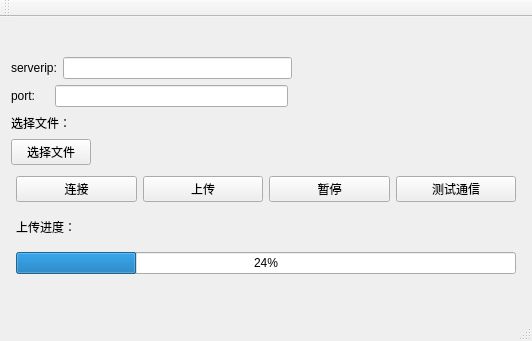
<?xml version="1.0" encoding="UTF-8"?>
<ui version="4.0">
 <class>MainWindow</class>
 <widget class="QMainWindow" name="MainWindow">
  <property name="geometry">
   <rect>
    <x>0</x>
    <y>0</y>
    <width>532</width>
    <height>341</height>
   </rect>
  </property>
  <property name="windowTitle">
   <string>MainWindow</string>
  </property>
  <widget class="QWidget" name="centralWidget">
   <layout class="QVBoxLayout" name="verticalLayout">
    <item>
     <spacer name="verticalSpacer_2">
      <property name="orientation">
       <enum>Qt::Vertical</enum>
      </property>
      <property name="sizeHint" stdset="0">
       <size>
        <width>20</width>
        <height>40</height>
       </size>
      </property>
     </spacer>
    </item>
    <item>
     <layout class="QHBoxLayout" name="horizontalLayout">
      <item>
       <widget class="QLabel" name="ipLb">
        <property name="text">
         <string>serverip:</string>
        </property>
       </widget>
      </item>
      <item>
       <widget class="QLineEdit" name="ipEd"/>
      </item>
      <item>
       <spacer name="horizontalSpacer">
        <property name="orientation">
         <enum>Qt::Horizontal</enum>
        </property>
        <property name="sizeHint" stdset="0">
         <size>
          <width>40</width>
          <height>20</height>
         </size>
        </property>
       </spacer>
      </item>
     </layout>
    </item>
    <item>
     <layout class="QHBoxLayout" name="horizontalLayout_2">
      <item>
       <widget class="QLabel" name="portLb">
        <property name="text">
         <string>port:    </string>
        </property>
       </widget>
      </item>
      <item>
       <widget class="QLineEdit" name="portEd"/>
      </item>
      <item>
       <spacer name="horizontalSpacer_2">
        <property name="orientation">
         <enum>Qt::Horizontal</enum>
        </property>
        <property name="sizeHint" stdset="0">
         <size>
          <width>40</width>
          <height>20</height>
         </size>
        </property>
       </spacer>
      </item>
     </layout>
    </item>
    <item>
     <layout class="QHBoxLayout" name="horizontalLayout_3">
      <item>
       <widget class="QLabel" name="label_2">
        <property name="text">
         <string>选择文件：</string>
        </property>
       </widget>
      </item>
      <item>
       <widget class="QLabel" name="fileLb">
        <property name="text">
         <string/>
        </property>
       </widget>
      </item>
      <item>
       <spacer name="horizontalSpacer_3">
        <property name="orientation">
         <enum>Qt::Horizontal</enum>
        </property>
        <property name="sizeHint" stdset="0">
         <size>
          <width>40</width>
          <height>20</height>
         </size>
        </property>
       </spacer>
      </item>
     </layout>
    </item>
    <item>
     <layout class="QHBoxLayout" name="horizontalLayout_4">
      <item>
       <widget class="QPushButton" name="fileBtn">
        <property name="text">
         <string>选择文件</string>
        </property>
       </widget>
      </item>
      <item>
       <spacer name="horizontalSpacer_4">
        <property name="orientation">
         <enum>Qt::Horizontal</enum>
        </property>
        <property name="sizeHint" stdset="0">
         <size>
          <width>40</width>
          <height>20</height>
         </size>
        </property>
       </spacer>
      </item>
     </layout>
    </item>
    <item>
     <layout class="QHBoxLayout" name="horizontalLayout_5">
      <property name="leftMargin">
       <number>5</number>
      </property>
      <property name="topMargin">
       <number>5</number>
      </property>
      <property name="rightMargin">
       <number>5</number>
      </property>
      <property name="bottomMargin">
       <number>5</number>
      </property>
      <item>
       <widget class="QPushButton" name="conBtn">
        <property name="text">
         <string>连接</string>
        </property>
       </widget>
      </item>
      <item>
       <widget class="QPushButton" name="uploadBtn">
        <property name="text">
         <string>上传</string>
        </property>
       </widget>
      </item>
      <item>
       <widget class="QPushButton" name="pauseBtn">
        <property name="text">
         <string>暂停</string>
        </property>
       </widget>
      </item>
      <item>
       <widget class="QPushButton" name="testBtn">
        <property name="text">
         <string>测试通信</string>
        </property>
       </widget>
      </item>
     </layout>
    </item>
    <item>
     <layout class="QHBoxLayout" name="horizontalLayout_6">
      <property name="leftMargin">
       <number>5</number>
      </property>
      <property name="topMargin">
       <number>5</number>
      </property>
      <property name="rightMargin">
       <number>5</number>
      </property>
      <property name="bottomMargin">
       <number>5</number>
      </property>
      <item>
       <widget class="QLabel" name="label">
        <property name="text">
         <string>上传进度：</string>
        </property>
       </widget>
      </item>
     </layout>
    </item>
    <item>
     <layout class="QHBoxLayout" name="horizontalLayout_7">
      <property name="leftMargin">
       <number>5</number>
      </property>
      <property name="topMargin">
       <number>5</number>
      </property>
      <property name="rightMargin">
       <number>5</number>
      </property>
      <property name="bottomMargin">
       <number>5</number>
      </property>
      <item>
       <widget class="QProgressBar" name="progressBar">
        <property name="value">
         <number>24</number>
        </property>
       </widget>
      </item>
     </layout>
    </item>
    <item>
     <spacer name="verticalSpacer">
      <property name="orientation">
       <enum>Qt::Vertical</enum>
      </property>
      <property name="sizeHint" stdset="0">
       <size>
        <width>20</width>
        <height>40</height>
       </size>
      </property>
     </spacer>
    </item>
   </layout>
  </widget>
  <widget class="QMenuBar" name="menuBar">
   <property name="geometry">
    <rect>
     <x>0</x>
     <y>0</y>
     <width>532</width>
     <height>23</height>
    </rect>
   </property>
  </widget>
  <widget class="QToolBar" name="mainToolBar">
   <attribute name="toolBarArea">
    <enum>TopToolBarArea</enum>
   </attribute>
   <attribute name="toolBarBreak">
    <bool>false</bool>
   </attribute>
  </widget>
  <widget class="QStatusBar" name="statusBar"/>
 </widget>
 <layoutdefault spacing="6" margin="11"/>
 <resources/>
 <connections/>
</ui>
